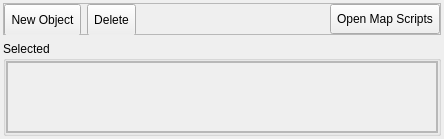
           <widget class="QFrame" name="frame_Objects">
            <property name="enabled">
             <bool>true</bool>
            </property>
            <property name="sizePolicy">
             <sizepolicy hsizetype="Preferred" vsizetype="Preferred">
              <horstretch>0</horstretch>
              <verstretch>0</verstretch>
             </sizepolicy>
            </property>
            <property name="minimumSize">
             <size>
              <width>444</width>
              <height>0</height>
             </size>
            </property>
            <layout class="QGridLayout" name="gridLayout_6">
             <property name="leftMargin">
              <number>3</number>
             </property>
             <property name="topMargin">
              <number>3</number>
             </property>
             <property name="rightMargin">
              <number>3</number>
             </property>
             <property name="bottomMargin">
              <number>3</number>
             </property>
             <item row="1" column="0">
              <widget class="QGroupBox" name="groupBox_selectedObjects">
               <property name="title">
                <string>Selected</string>
               </property>
               <layout class="QVBoxLayout" name="verticalLayout">
                <property name="spacing">
                 <number>6</number>
                </property>
                <property name="leftMargin">
                 <number>0</number>
                </property>
                <property name="topMargin">
                 <number>0</number>
                </property>
                <property name="rightMargin">
                 <number>0</number>
                </property>
                <property name="bottomMargin">
                 <number>0</number>
                </property>
                <item>
                 <widget class="QFrame" name="frame_5">
                  <property name="frameShape">
                   <enum>QFrame::StyledPanel</enum>
                  </property>
                  <property name="frameShadow">
                   <enum>QFrame::Raised</enum>
                  </property>
                  <layout class="QVBoxLayout" name="verticalLayout_2">
                   <property name="leftMargin">
                    <number>0</number>
                   </property>
                   <property name="topMargin">
                    <number>0</number>
                   </property>
                   <property name="rightMargin">
                    <number>0</number>
                   </property>
                   <property name="bottomMargin">
                    <number>0</number>
                   </property>
                   <item>
                    <widget class="QScrollArea" name="scrollArea_4">
                     <property name="sizePolicy">
                      <sizepolicy hsizetype="Preferred" vsizetype="Preferred">
                       <horstretch>0</horstretch>
                       <verstretch>0</verstretch>
                      </sizepolicy>
                     </property>
                     <property name="sizeAdjustPolicy">
                      <enum>QAbstractScrollArea::AdjustIgnored</enum>
                     </property>
                     <property name="widgetResizable">
                      <bool>true</bool>
                     </property>
                     <property name="alignment">
                      <set>Qt::AlignLeading|Qt::AlignLeft|Qt::AlignTop</set>
                     </property>
                     <widget class="QWidget" name="scrollAreaWidgetContents">
                      <property name="geometry">
                       <rect>
                        <x>0</x>
                        <y>0</y>
                        <width>432</width>
                        <height>596</height>
                       </rect>
                      </property>
                      <property name="sizePolicy">
                       <sizepolicy hsizetype="MinimumExpanding" vsizetype="MinimumExpanding">
                        <horstretch>0</horstretch>
                        <verstretch>0</verstretch>
                       </sizepolicy>
                      </property>
                     </widget>
                    </widget>
                   </item>
                  </layout>
                 </widget>
                </item>
               </layout>
              </widget>
             </item>
             <item row="0" column="0">
              <widget class="QFrame" name="frame_4">
               <property name="maximumSize">
                <size>
                 <width>16777215</width>
                 <height>32</height>
                </size>
               </property>
               <property name="frameShape">
                <enum>QFrame::StyledPanel</enum>
               </property>
               <property name="frameShadow">
                <enum>QFrame::Raised</enum>
               </property>
               <layout class="QHBoxLayout" name="horizontalLayout">
                <property name="leftMargin">
                 <number>0</number>
                </property>
                <property name="topMargin">
                 <number>0</number>
                </property>
                <property name="rightMargin">
                 <number>0</number>
                </property>
                <property name="bottomMargin">
                 <number>0</number>
                </property>
                <item>
                 <widget class="NewEventToolButton" name="newEventToolButton">
                  <property name="minimumSize">
                   <size>
                    <width>40</width>
                    <height>32</height>
                   </size>
                  </property>
                  <property name="toolTip">
                   <string>&lt;html&gt;&lt;head/&gt;&lt;body&gt;&lt;p&gt;Add a new event to the map.&lt;/p&gt;&lt;/body&gt;&lt;/html&gt;</string>
                  </property>
                  <property name="text">
                   <string>New Object</string>
                  </property>
                  <property name="icon">
                   <iconset resource="resources/images.qrc">
                    <normaloff>:/icons/add.ico</normaloff>:/icons/add.ico</iconset>
                  </property>
                  <property name="toolButtonStyle">
                   <enum>Qt::ToolButtonTextBesideIcon</enum>
                  </property>
                 </widget>
                </item>
                <item>
                 <widget class="QToolButton" name="toolButton_deleteObject">
                  <property name="sizePolicy">
                   <sizepolicy hsizetype="Fixed" vsizetype="Fixed">
                    <horstretch>0</horstretch>
                    <verstretch>0</verstretch>
                   </sizepolicy>
                  </property>
                  <property name="minimumSize">
                   <size>
                    <width>40</width>
                    <height>32</height>
                   </size>
                  </property>
                  <property name="toolTip">
                   <string>&lt;html&gt;&lt;head/&gt;&lt;body&gt;&lt;p&gt;Delete the selected event from the map.&lt;/p&gt;&lt;/body&gt;&lt;/html&gt;</string>
                  </property>
                  <property name="text">
                   <string>Delete</string>
                  </property>
                  <property name="icon">
                   <iconset resource="resources/images.qrc">
                    <normaloff>:/icons/delete.ico</normaloff>:/icons/delete.ico</iconset>
                  </property>
                  <property name="toolButtonStyle">
                   <enum>Qt::ToolButtonTextBesideIcon</enum>
                  </property>
                  <property name="autoRaise">
                   <bool>false</bool>
                  </property>
                 </widget>
                </item>
                <item>
                 <spacer name="horizontalSpacer_3">
                  <property name="orientation">
                   <enum>Qt::Horizontal</enum>
                  </property>
                  <property name="sizeHint" stdset="0">
                   <size>
                    <width>40</width>
                    <height>20</height>
                   </size>
                  </property>
                 </spacer>
                </item>
                <item>
                 <widget class="QToolButton" name="toolButton_Open_Scripts">
                  <property name="sizePolicy">
                   <sizepolicy hsizetype="Fixed" vsizetype="Preferred">
                    <horstretch>0</horstretch>
                    <verstretch>0</verstretch>
                   </sizepolicy>
                  </property>
                  <property name="text">
                   <string>Open Map Scripts</string>
                  </property>
                  <property name="autoRaise">
                   <bool>false</bool>
                  </property>
                 </widget>
                </item>
               </layout>
              </widget>
             </item>
            </layout>
           </widget>
